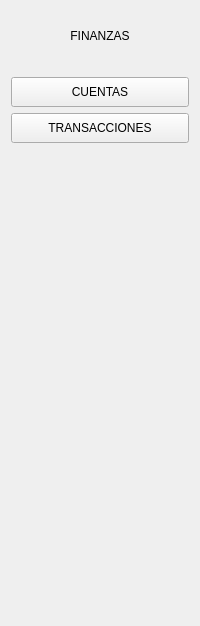
               <widget class="QWidget" name="page_finanzas">
                <layout class="QVBoxLayout" name="verticalLayout_5">
                 <item>
                  <widget class="QLabel" name="label_2">
                   <property name="minimumSize">
                    <size>
                     <width>100</width>
                     <height>50</height>
                    </size>
                   </property>
                   <property name="maximumSize">
                    <size>
                     <width>16777215</width>
                     <height>50</height>
                    </size>
                   </property>
                   <property name="text">
                    <string>FINANZAS</string>
                   </property>
                   <property name="alignment">
                    <set>Qt::AlignCenter</set>
                   </property>
                  </widget>
                 </item>
                 <item>
                  <spacer name="verticalSpacer_2">
                   <property name="orientation">
                    <enum>Qt::Vertical</enum>
                   </property>
                   <property name="sizeType">
                    <enum>QSizePolicy::Maximum</enum>
                   </property>
                   <property name="sizeHint" stdset="0">
                    <size>
                     <width>20</width>
                     <height>10</height>
                    </size>
                   </property>
                  </spacer>
                 </item>
                 <item>
                  <widget class="QPushButton" name="bt_cuentas">
                   <property name="minimumSize">
                    <size>
                     <width>120</width>
                     <height>30</height>
                    </size>
                   </property>
                   <property name="text">
                    <string>CUENTAS</string>
                   </property>
                  </widget>
                 </item>
                 <item>
                  <widget class="QPushButton" name="bt_transacciones">
                   <property name="minimumSize">
                    <size>
                     <width>120</width>
                     <height>30</height>
                    </size>
                   </property>
                   <property name="text">
                    <string>TRANSACCIONES</string>
                   </property>
                  </widget>
                 </item>
                 <item>
                  <spacer name="verticalSpacer">
                   <property name="orientation">
                    <enum>Qt::Vertical</enum>
                   </property>
                   <property name="sizeHint" stdset="0">
                    <size>
                     <width>20</width>
                     <height>472</height>
                    </size>
                   </property>
                  </spacer>
                 </item>
                </layout>
               </widget>
